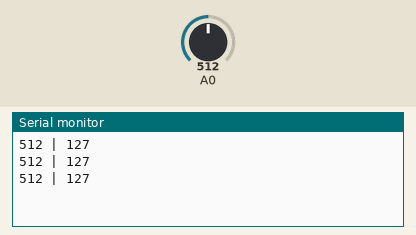
Bench run of a sketch on a simulated Arduino Uno, built with avr-gcc and run on an emulated ATmega328P. Parts: the last lines printed to the serial monitor. Inputs (shaded band) come from the test bench; at power-on: A0 = 512.

Above: at 1.4 s.
1.5 s: A0 set to 716
At 2.3 s:
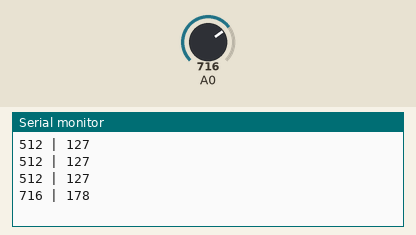
3.0 s: A0 set to 900
At 3.4 s:
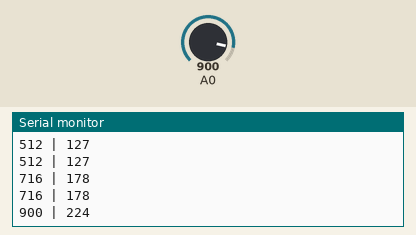
Timing chart, 0 to 6.0 s (numbered marks = the images above; inputs shaded):
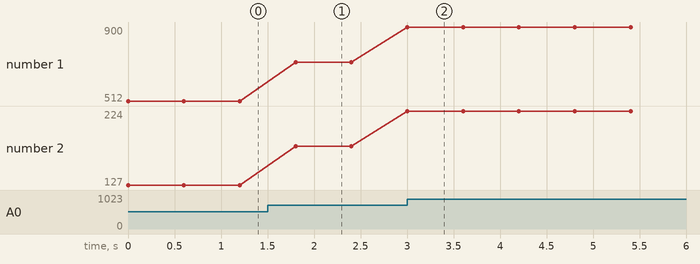

Measured:
- after the input at 1.5 s, the serial monitor: prints a new line after 0.30 s (image 1)
- after the input at 3.0 s, the serial monitor: prints a new line at once (image 2)
- plotted number 1: 512 → 716 after the input at 1.5 s, 716 → 900 after the input at 3.0 s
- plotted number 2: 127 → 178 after the input at 1.5 s, 178 → 224 after the input at 3.0 s

The sketch:

aula2.1.ino
```cpp
int adc=0;
int pwm=0;

void setup() {
 Serial.begin(9600);
  pinMode(A0,INPUT);

}

void loop()
{
  adc=analogRead(A0);
  pwm=map(adc,0,1023,0,255);
  Serial.print(adc);
  Serial.print(" | ");
  Serial.println(pwm);
  delay(600);
}
```
